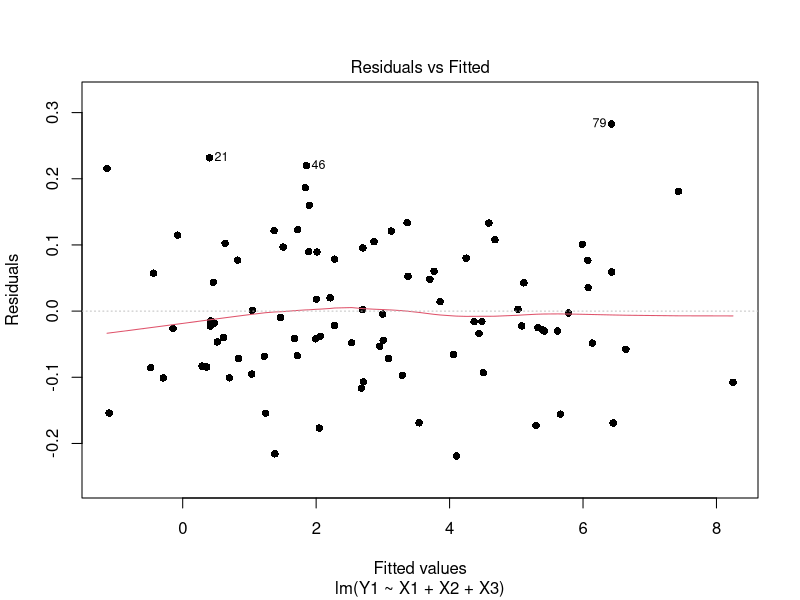

The R source for this figure: (Note: this script raises an error after producing the figure.)
## ---- chunk 1
knitr::opts_chunk$set(echo = TRUE)
## ---- chunk 2
RawData <- read.table("RegD2.txt", header=T)
#Considering every tenth data
test = seq(10,nrow(RawData),by=10)
#trainData
trainData <- RawData[-test,]
print("head of training data")
print(head(trainData))
#testData
testData <- RawData[test,]
print("head of testing data")
print(head(testData))
## ---- chunk 3

model <- lm(Y1~X1+X2+X3, data=trainData)
summary(model)
## ---- chunk 4
library(broom)
model.diag.metrics <- augment(model)
head(model.diag.metrics)
## ---- chunk 5
# library(corrplot)
# corrplot(model, method = "number")
## ---- chunk 6
plot(model, pch=16, which=1)
## ---- chunk 7
library(car)
library(stats)
#qqnorm(residuals(model))
#qqline(residuals(model))
qq <- qqPlot(model, main="QQ Plot")
print(qq)
## ---- chunk 8
library(car)
leveragePlots(model)
## ---- chunk 9
library(lmtest)
dwtest(model)
## ---- chunk 10
# Cook's D plot
# identify D values > 4/(n-k-1 )
cutoff <- 4/((nrow(trainData)-length(model$coefficients)-2)) 
plot(model, which=4, cook.levels=cutoff)
# It shows datapoints 1,5 and 47 are influential
influencePlot(model, main="Influence Plot", sub="Circle size is proportial to Cook's Distance" )
## ---- chunk 11
# Evaluate Collinearity
vif(model) # variance inflation factors 
sqrt(vif(model)) > 2 # problem?
## ---- chunk 12
# Evaluate homoscedasticity
# non-constant error variance test
ncvTest(model)
# plot studentized residuals vs. fitted values 
spreadLevelPlot(model)
## ---- chunk 13
# Evaluate Nonlinearity
# component + residual plot 
#crPlots(model)
# Ceres plots 
ceresPlots(model)
## ---- chunk 14
# Test for Autocorrelated Errors
durbinWatsonTest(model)
